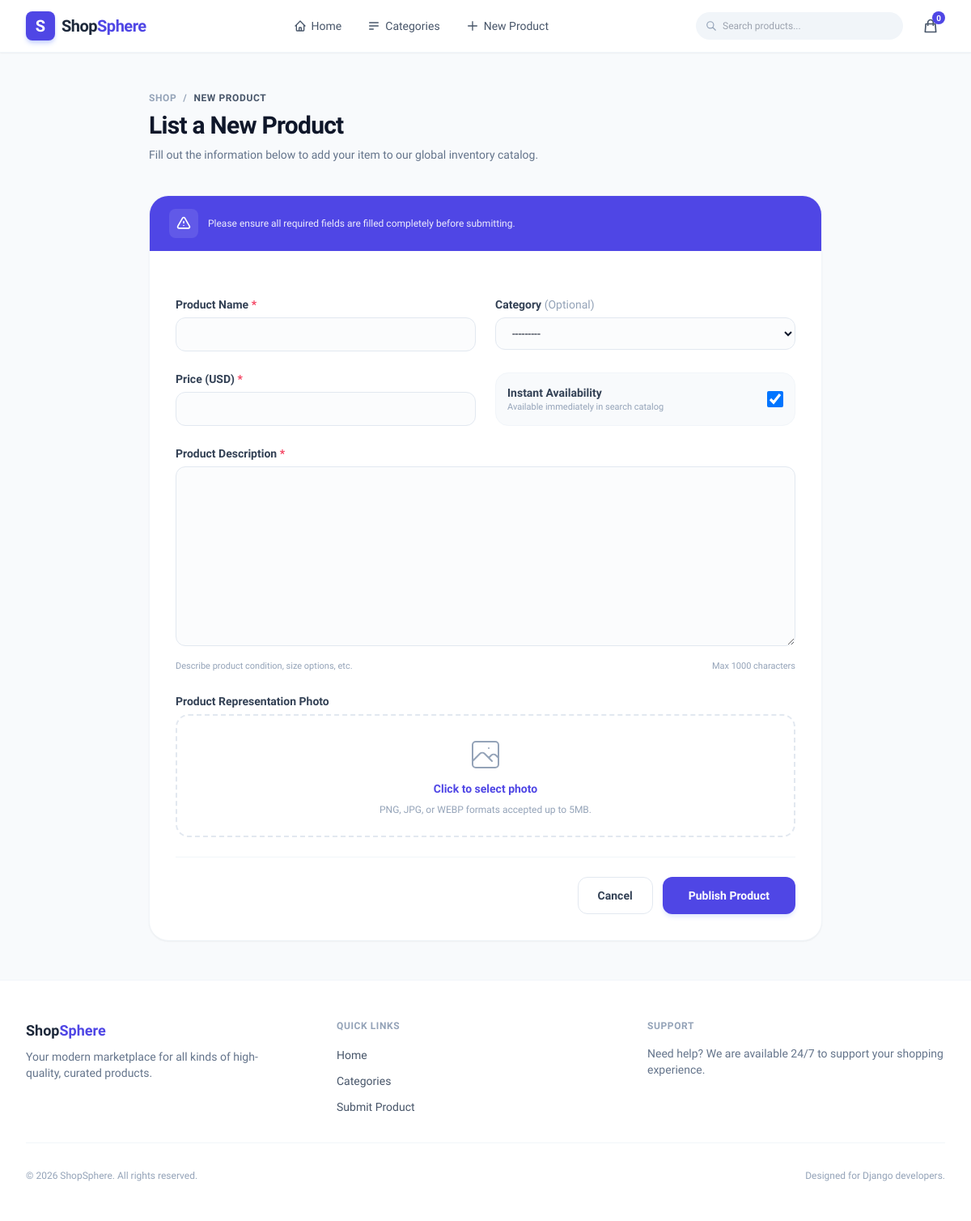
/update/8, run on an earlier commit of the app's database.
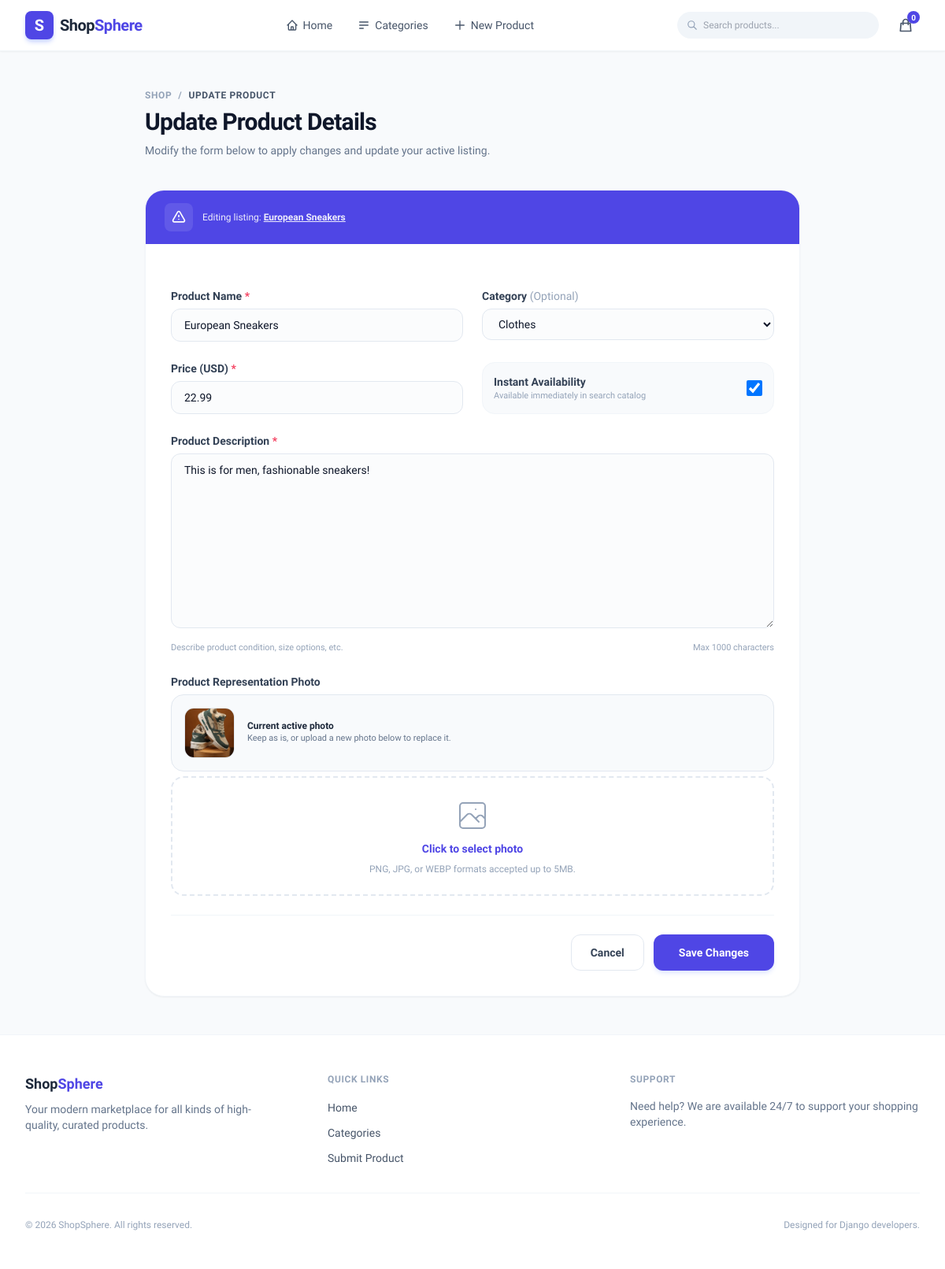
And on a later commit of the database.
### home/models.py (models this page shows, shortened)
class Product(models.Model):
    name = models.CharField(max_length=50)
    category = models.ForeignKey(Category, on_delete=models.SET_NULL, null=True)
    desc = models.CharField(max_length=1000)
    price = models.DecimalField(max_digits=10, decimal_places=2)
    is_available = models.BooleanField(default=True)
    image = models.ImageField(upload_to='media/products', default='default-product.jpg')
    created_at = models.DateTimeField(auto_now_add=True)
    updated_at = models.DateTimeField(auto_now=True, null=True)

### home/views.py (the view)
# urls.py: path('update/<int:pk>', product_update, name='update'),
def product_update(request, pk):
    product = Product.objects.filter(pk=pk).first()
    form = NewProductForm(instance=product)
    if request.method == 'POST':
        form = NewProductForm(request.POST, request.FILES, instance=product)
        if form.is_valid():
            form.save()
            return redirect('detail', pk=product.pk)
    else:
        form = NewProductForm(instance=product)
    return render(request, 'update.html', {'form':form, 'product':product})

### home/forms.py
class NewProductForm(forms.ModelForm):
    name = forms.CharField(max_length=50)
    category = forms.ModelChoiceField(queryset=Category.objects.all(), required=False)
    desc = forms.CharField(max_length=1000, widget=forms.Textarea)
    price = forms.DecimalField()
    is_available = forms.BooleanField(initial=True, required=False)
    image = forms.ImageField(required=False)
    class Meta:
        model = Product
        fields = ['name', 'category', 'desc', 'price', 'is_available', 'image']

### home/models.py (called while the page is built)
    def __str__(self):
        return self.name

### templates/update.html (shortened to what the changed rows need)
{% extends 'base.html' %}
{% block content %}
<div class="max-w-4xl mx-auto px-4 sm:px-6 lg:px-8 py-12">
    <div class="mb-10 text-center sm:text-left">
        <nav class="flex justify-center sm:justify-start space-x-2 text-xs font-semibold text-slate-400 uppercase tracking-wider mb-2">
            <a href="{% url 'home' %}" class="hover:text-indigo-600 transition-colors">Shop</a>
            <span>/</span>
            <span class="text-slate-600">{% if form.instance.pk %}Update Product{% else %}New Product{% endif %}</span>
        </nav>
        <h1 class="text-3xl font-extrabold text-slate-900 tracking-tight">
            {% if form.instance.pk %}Update Product Details{% else %}List a New Product{% endif %}
        </h1>
        <p class="text-slate-500 mt-2 text-sm">
            {% if form.instance.pk %}Modify the form below to apply changes and update your active listing.{% else %}Fill out the information below to add your item to our global inventory catalog.{% endif %}
        </p>
    </div>
    <div class="bg-white border border-slate-100 rounded-3xl overflow-hidden shadow-sm">
        <div class="bg-indigo-600 px-6 py-4 flex items-center gap-3 text-white">
            <span class="p-2 bg-white/10 rounded-lg">
                <svg class="w-5 h-5" fill="none" stroke="currentColor" viewBox="0 0 24 24"><path stroke-linecap="round" stroke-linejoin="round" stroke-width="2" d="M12 9v2m0 4h.01m-6.938 4h13.856c1.54 0 2.502-1.667 1.732-3L13.732 4c-.77-1.333-2.694-1.333-3.464 0L3.34 16c-.77 1.333.192 3 1.732 3z"></path></svg>
            </span>
            <p class="text-xs font-medium opacity-90">
                {% if form.instance.pk %}Editing listing: <span class="font-bold underline">{{ form.instance.name }}</span>{% else %}Please ensure all required fields are filled completely before submitting.{% endif %}
            </p>
        </div>
        <form id="django-product-form" method="POST" enctype="multipart/form-data" class="p-8 space-y-6">
            <div class="grid grid-cols-1 md:grid-cols-2 gap-6">
                <div class="space-y-1.5">
                    <label for="{{ form.name.id_for_label }}" class="text-sm font-bold text-slate-700 block">
                        Product Name <span class="text-rose-500">*</span>
                    </label>
                    {{ form.name }}
                </div>
                <div class="space-y-1.5">
                    <label for="{{ form.category.id_for_label }}" class="text-sm font-bold text-slate-700 block">
                        Category <span class="text-slate-400 font-normal">(Optional)</span>
                    </label>
                    {{ form.category }}
                </div>
            </div>
            <div class="grid grid-cols-1 md:grid-cols-2 gap-6 items-end">
                <div class="space-y-1.5">
                    <div class="relative rounded-xl">
                        <div class="[&>input]:pl-8">
                            {{ form.price }}
                        </div>
                    </div>
                </div>
                <div class="p-3.5 bg-slate-50 border border-slate-100 rounded-2xl flex items-center justify-between">
                    <div class="flex items-center">
                        {{ form.is_available }}
                    </div>
                </div>
            </div>
            <div class="space-y-1.5">
                <label for="{{ form.desc.id_for_label }}" class="text-sm font-bold text-slate-700 block">
                    Product Description <span class="text-rose-500">*</span>
                </label>
                {{ form.desc }}
                <div class="flex justify-between items-center text-[11px] text-slate-400 pt-1">
                    <span>Describe product condition, size options, etc.</span>
                    <span>Max 1000 characters</span>
                </div>
            </div>
            <div class="space-y-1.5">
                {% if form.instance.pk and form.instance.image %}
                <div class="flex items-center gap-4 p-4 mb-3 bg-slate-50 border border-slate-200 rounded-2xl">
                    <img src="{{ form.instance.image.url }}" class="h-16 w-16 object-cover rounded-xl border border-slate-200" alt="Current Photo">
                    <div>
                        <p class="text-xs font-bold text-slate-800">Current active photo</p>
                        <p class="text-[11px] text-slate-500">Keep as is, or upload a new photo below to replace it.</p>
                    </div>
                </div>
                {% endif %}
            </div>
            <div class="pt-6 border-t border-slate-100 flex flex-col-reverse sm:flex-row gap-3 justify-end">
                <a href="{% if form.instance.pk %}{% url 'home' %}{% else %}{% url 'home' %}{% endif %}" class="px-6 py-3 rounded-xl border border-slate-200 hover:border-slate-300 hover:bg-slate-50 text-slate-700 text-sm font-semibold text-center transition-all">
                    Cancel
                </a>
                <button type="submit" class="px-8 py-3 bg-indigo-600 hover:bg-indigo-700 active:bg-indigo-800 text-white text-sm font-semibold rounded-xl shadow-md shadow-indigo-100 hover:shadow-lg transition-all text-center">
                    {% if form.instance.pk %}Save Changes{% else %}Publish Product{% endif %}
                </button>
            </div>
        </form>
    </div>
</div>
{% endblock %}

What changed in the data, as far as the page shows it:
added Product: instance.name "European Sneakers", name "European Sneakers", category "Clothes", price "22.99", is_available "☑", desc "This is for men, fashionable sneakers!", instance.image (picture)
Also different on the page:
form field category: "---------" → (not shown)
form field is_available: "☑" → (not shown)
text no longer shown: "NEW PRODUCT List a New Product Fill out the information below to add your item to our global inventory catalog. Please ensure all required fields are filled completely before submitting. Publish Product"
text now shown: "UPDATE PRODUCT Update Product Details Modify the form below to apply changes and update your active listing. Editing listing: Current active photo Keep as is, or upload a new photo below to replace it. Save Changes"
